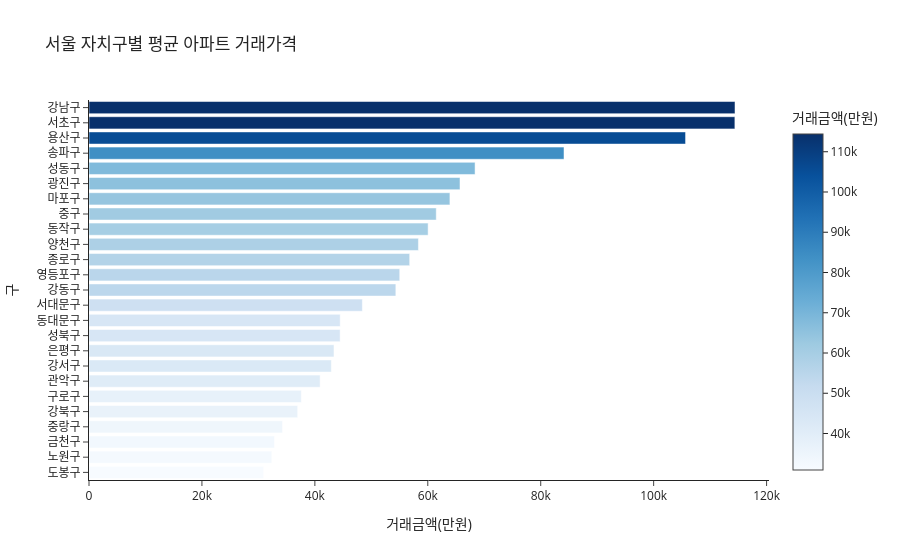

The code cell stored with this chart in its notebook:
### Code cell
sa['구'] = sa['시군구'].str.split().str[1]

gu = (sa.groupby('구')['거래금액(만원)']
      .mean()
      .sort_values(ascending=True)
      .reset_index())

fig = px.bar(
    gu, x='거래금액(만원)',y='구',
    orientation='h',
    color = '거래금액(만원)',
    color_continuous_scale='Blues',
    title='서울 자치구별 평균 아파트 거래가격',
    template='simple_white'
)
fig.show()

### Figure 1 — Plotly figure (JSON) as saved in the notebook; plotly's stock layout.template omitted (floating-point values rounded to 4 significant figures)
{"data": [{"hovertemplate": "거래금액(만원)=%{marker.color}<br>구=%{y}<extra></extra>", "legendgroup": "", "marker": {"color": [30930.0, 32370.0, 32840.0, 34270.0, 36950.0, 37600.0, 40930.0, 42920.0, 43380.0, 44470.0, 44490.0, 48410.0, 54340.0, 55030.0, 56790.0, 58340.0, 60060.0, 61500.0, 63920.0, 65700.0, 68370.0, 84120.0, 105700.0, 114400.0, 114400.0], "coloraxis": "coloraxis", "pattern": {"shape": ""}}, "name": "", "orientation": "h", "showlegend": false, "textposition": "auto", "type": "bar", "x": [30930.0, 32370.0, 32840.0, 34270.0, 36950.0, 37600.0, 40930.0, 42920.0, 43380.0, 44470.0, 44490.0, 48410.0, 54340.0, 55030.0, 56790.0, 58340.0, 60060.0, 61500.0, 63920.0, 65700.0, 68370.0, 84120.0, 105700.0, 114400.0, 114400.0], "xaxis": "x", "y": ["도봉구", "노원구", "금천구", "중랑구", "강북구", "구로구", "관악구", "강서구", "은평구", "성북구", "동대문구", "서대문구", "강동구", "영등포구", "종로구", "양천구", "동작구", "중구", "마포구", "광진구", "성동구", "송파구", "용산구", "서초구", "강남구"], "yaxis": "y"}], "layout": {"barmode": "relative", "coloraxis": {"colorbar": {"title": {"text": "거래금액(만원)"}}, "colorscale": [[0, "rgb(247,251,255)"], [0.125, "rgb(222,235,247)"], [0.25, "rgb(198,219,239)"], [0.375, "rgb(158,202,225)"], [0.5, "rgb(107,174,214)"], [0.625, "rgb(66,146,198)"], [0.75, "rgb(33,113,181)"], [0.875, "rgb(8,81,156)"], [1, "rgb(8,48,107)"]]}, "legend": {"tracegroupgap": 0}, "title": {"text": "서울 자치구별 평균 아파트 거래가격"}, "xaxis": {"anchor": "y", "domain": [0, 1], "title": {"text": "거래금액(만원)"}}, "yaxis": {"anchor": "x", "domain": [0, 1], "title": {"text": "구"}}}}
